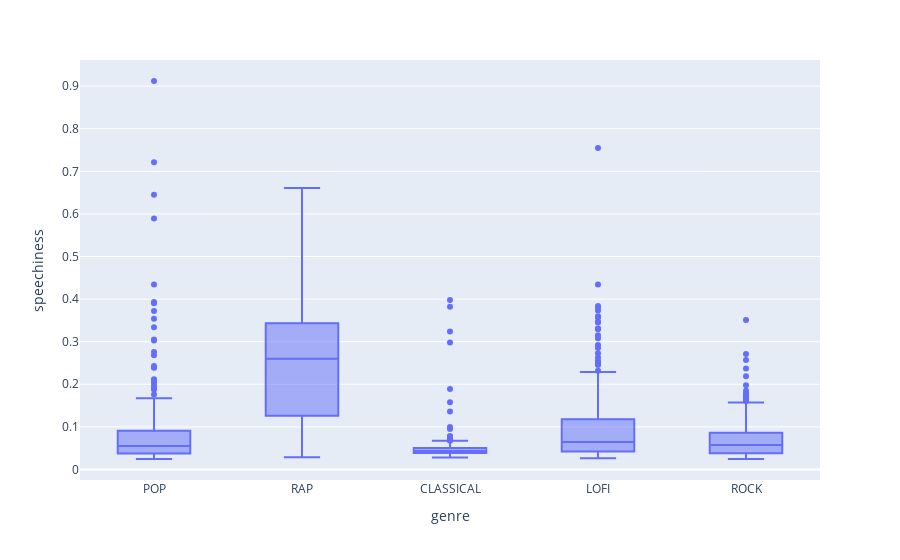

The cell this chart's notebook holds for it:
### Markdown cell above
speechiness

### Code cell
fig = px.box(genre_df, x='genre', y='speechiness')
fig.show()

### Figure 1 — Plotly figure (JSON) as saved in the notebook; plotly's stock layout.template omitted (floating-point values rounded to 4 significant figures; data arrays with more than 128 entries replaced by an {"elided": "..."} marker saying what was removed)
{"data": [{"alignmentgroup": "True", "hovertemplate": "genre=%{x}<br>speechiness=%{y}<extra></extra>", "legendgroup": "", "marker": {"color": "#636efa"}, "name": "", "notched": false, "offsetgroup": "", "orientation": "v", "showlegend": false, "type": "box", "x": {"elided": "1337 str values"}, "x0": " ", "xaxis": "x", "y": {"elided": "1337 float values"}, "y0": " ", "yaxis": "y"}], "layout": {"boxmode": "group", "legend": {"tracegroupgap": 0}, "margin": {"t": 60}, "xaxis": {"anchor": "y", "domain": [0, 1], "title": {"text": "genre"}}, "yaxis": {"anchor": "x", "domain": [0, 1], "title": {"text": "speechiness"}}}}
